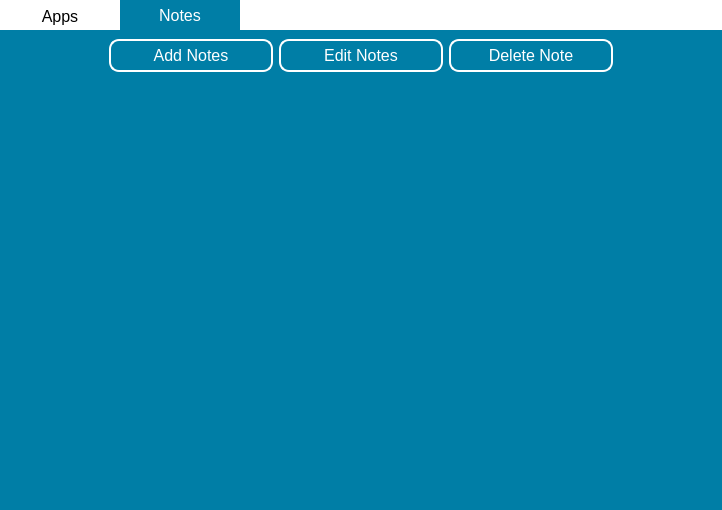
<?xml version="1.0" encoding="UTF-8"?>
<ui version="4.0">
 <class>Runner</class>
 <widget class="QWidget" name="Runner">
  <property name="geometry">
   <rect>
    <x>0</x>
    <y>0</y>
    <width>722</width>
    <height>510</height>
   </rect>
  </property>
  <property name="windowTitle">
   <string>WorkMate</string>
  </property>
  <property name="styleSheet">
   <string notr="true">#Runner {
	background-color: white;
}
</string>
  </property>
  <layout class="QVBoxLayout" name="runner_main_layout">
   <property name="leftMargin">
    <number>0</number>
   </property>
   <property name="topMargin">
    <number>0</number>
   </property>
   <property name="rightMargin">
    <number>0</number>
   </property>
   <property name="bottomMargin">
    <number>0</number>
   </property>
   <item>
    <widget class="QTabWidget" name="tabWidget">
     <property name="styleSheet">
      <string notr="true">QTabWidget {
	background-color: #007EA6;
}

QTabBar::tab {
	background-color: white;
	font-size: 16px;
	height: 30px;
	width: 120px;
	color: black;
}

QTabBar::tab:selected {
	background-color: #007EA6;
	color: white;
}

 QTabWidget::pane {
	background-color: #007EA6;
}


</string>
     </property>
     <property name="currentIndex">
      <number>1</number>
     </property>
     <widget class="QWidget" name="apps_tab">
      <property name="styleSheet">
       <string notr="true">QPushButton {
	color: white;
	border: 2px solid white;
	background-color: transparent;
	padding: 5px;
	font-size: 16px;
	border-radius: 10px;
}

QPushButton:pressed {
	color: #007EA6;
	background-color: white;
	border-color: #007EA6;
}

#btn_run {
	background-color: white;
	color: #007EA6;
	border: 2px solid white;
	min-width: 120px;
}

#btn_run:pressed {
	background-color: transparent;
	color: white;
}

QWidget {
	background-color: #007EA6;
}
</string>
      </property>
      <attribute name="icon">
       <iconset>
        <normaloff>../images/AppsIcon.png</normaloff>../images/AppsIcon.png</iconset>
      </attribute>
      <attribute name="title">
       <string>Apps</string>
      </attribute>
      <layout class="QVBoxLayout" name="verticalLayout_2">
       <property name="leftMargin">
        <number>0</number>
       </property>
       <property name="topMargin">
        <number>9</number>
       </property>
       <property name="rightMargin">
        <number>0</number>
       </property>
       <property name="bottomMargin">
        <number>0</number>
       </property>
       <item>
        <layout class="QGridLayout" name="gbox_apps_btn_container">
         <property name="leftMargin">
          <number>15</number>
         </property>
         <property name="rightMargin">
          <number>15</number>
         </property>
         <item row="0" column="1">
          <widget class="QPushButton" name="main_add_category_btn">
           <property name="styleSheet">
            <string notr="true">min-width: 150px;</string>
           </property>
           <property name="text">
            <string>Add Category</string>
           </property>
          </widget>
         </item>
         <item row="0" column="3">
          <widget class="QPushButton" name="apps_btn_delete">
           <property name="styleSheet">
            <string notr="true">min-width: 150px;</string>
           </property>
           <property name="text">
            <string>Delete Category</string>
           </property>
          </widget>
         </item>
         <item row="0" column="2">
          <widget class="QPushButton" name="apps_btn_edit">
           <property name="styleSheet">
            <string notr="true">min-width: 150px;;</string>
           </property>
           <property name="text">
            <string>Edit Category</string>
           </property>
          </widget>
         </item>
         <item row="0" column="4">
          <widget class="QPushButton" name="btn_run">
           <property name="styleSheet">
            <string notr="true">min-width: 150px;</string>
           </property>
           <property name="text">
            <string>Run Active</string>
           </property>
          </widget>
         </item>
         <item row="0" column="0">
          <spacer name="horizontalSpacer">
           <property name="orientation">
            <enum>Qt::Horizontal</enum>
           </property>
           <property name="sizeHint" stdset="0">
            <size>
             <width>40</width>
             <height>20</height>
            </size>
           </property>
          </spacer>
         </item>
         <item row="0" column="5">
          <spacer name="horizontalSpacer_2">
           <property name="orientation">
            <enum>Qt::Horizontal</enum>
           </property>
           <property name="sizeHint" stdset="0">
            <size>
             <width>40</width>
             <height>20</height>
            </size>
           </property>
          </spacer>
         </item>
        </layout>
       </item>
       <item>
        <layout class="QVBoxLayout" name="apps_container_vlayout">
         <property name="sizeConstraint">
          <enum>QLayout::SetMinimumSize</enum>
         </property>
         <item>
          <widget class="QScrollArea" name="apps_scroll_area">
           <property name="styleSheet">
            <string notr="true"/>
           </property>
           <property name="frameShape">
            <enum>QFrame::NoFrame</enum>
           </property>
           <property name="widgetResizable">
            <bool>true</bool>
           </property>
           <widget class="QWidget" name="apps_scroll_area_widget">
            <property name="geometry">
             <rect>
              <x>0</x>
              <y>0</y>
              <width>720</width>
              <height>428</height>
             </rect>
            </property>
            <layout class="QVBoxLayout" name="verticalLayout_3"/>
           </widget>
          </widget>
         </item>
        </layout>
       </item>
      </layout>
     </widget>
     <widget class="QWidget" name="notes_tab">
      <property name="styleSheet">
       <string notr="true">QPushButton {
	color: white;
	border: 2px solid white;
	background-color: transparent;
	padding: 5px;
	font-size: 16px;
	border-radius: 10px;
}

QPushButton:pressed {
	color: #007EA6;
	background-color: white;
	border-color: #007EA6;
}

QWidget {
	background-color: #007EA6;
}

</string>
      </property>
      <attribute name="icon">
       <iconset>
        <normaloff>../images/NotesIcon.png</normaloff>../images/NotesIcon.png</iconset>
      </attribute>
      <attribute name="title">
       <string>Notes</string>
      </attribute>
      <layout class="QVBoxLayout" name="notes_tab_layout">
       <property name="leftMargin">
        <number>0</number>
       </property>
       <property name="rightMargin">
        <number>0</number>
       </property>
       <property name="bottomMargin">
        <number>0</number>
       </property>
       <item>
        <layout class="QHBoxLayout" name="add_note_layout">
         <property name="leftMargin">
          <number>15</number>
         </property>
         <property name="rightMargin">
          <number>15</number>
         </property>
         <item>
          <spacer name="horizontalSpacer_3">
           <property name="orientation">
            <enum>Qt::Horizontal</enum>
           </property>
           <property name="sizeHint" stdset="0">
            <size>
             <width>40</width>
             <height>20</height>
            </size>
           </property>
          </spacer>
         </item>
         <item>
          <widget class="QPushButton" name="main_add_notes_btn">
           <property name="styleSheet">
            <string notr="true">min-width: 150px;</string>
           </property>
           <property name="text">
            <string>Add Notes</string>
           </property>
          </widget>
         </item>
         <item>
          <widget class="QPushButton" name="btn_notes_edit">
           <property name="styleSheet">
            <string notr="true">min-width: 150px;</string>
           </property>
           <property name="text">
            <string>Edit Notes</string>
           </property>
          </widget>
         </item>
         <item>
          <widget class="QPushButton" name="btn_notes_delete">
           <property name="styleSheet">
            <string notr="true">min-width: 150px;</string>
           </property>
           <property name="text">
            <string>Delete Note</string>
           </property>
          </widget>
         </item>
         <item>
          <spacer name="horizontalSpacer_4">
           <property name="orientation">
            <enum>Qt::Horizontal</enum>
           </property>
           <property name="sizeHint" stdset="0">
            <size>
             <width>40</width>
             <height>20</height>
            </size>
           </property>
          </spacer>
         </item>
        </layout>
       </item>
       <item>
        <layout class="QVBoxLayout" name="notes_scroll_outer_layout">
         <item>
          <widget class="QScrollArea" name="notes_scroll_area">
           <property name="frameShape">
            <enum>QFrame::NoFrame</enum>
           </property>
           <property name="widgetResizable">
            <bool>true</bool>
           </property>
           <widget class="QWidget" name="notes_scroll_area_widget">
            <property name="geometry">
             <rect>
              <x>0</x>
              <y>0</y>
              <width>720</width>
              <height>428</height>
             </rect>
            </property>
            <property name="styleSheet">
             <string notr="true">QWidget {
	background-color: #007EA6;
}</string>
            </property>
            <layout class="QVBoxLayout" name="notes_scroll_layout"/>
           </widget>
          </widget>
         </item>
        </layout>
       </item>
      </layout>
     </widget>
    </widget>
   </item>
  </layout>
 </widget>
 <resources/>
 <connections/>
</ui>
